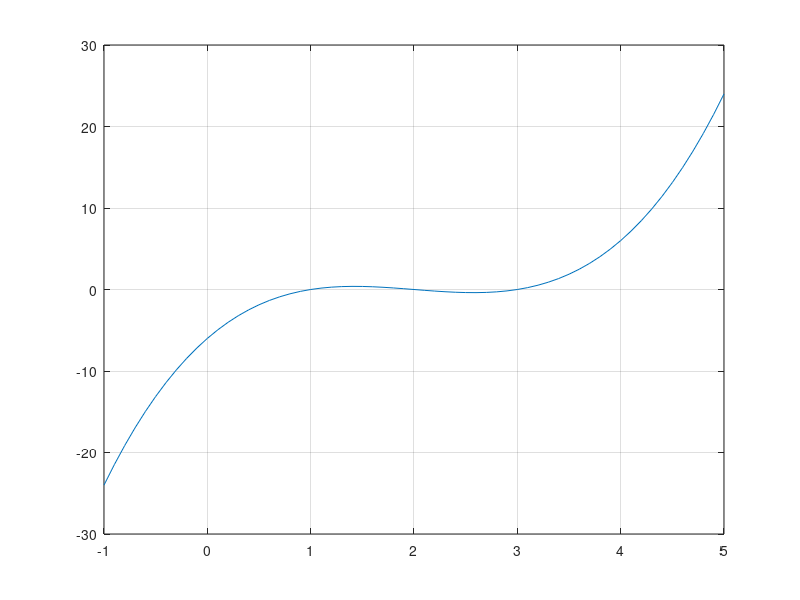

Write the MATLAB code that produced this figure. (Note: this script raises an error after producing the figure.)
%Juan Carlos Garfias Tovar
clc;clear all;close;

%funcion1
figure(1)
p = @(x) x.^3-6.*x.^2+11.*x-6;
x = -1:0.1:5;
plot(x,p(x));
grid on
hold on
a= [1 -6 11 -6];

r= Raicesp(a);
disp('1)Las raices son:')
disp(r)
%evaluar raices
a=p(r);
%graficar raices
plot(r,a,'or');

%-------------------------------------------------------------------------
%funcion2
figure(2)
p=@(x)x.^3-x.^2-4.*x+4;
x = -5:0.1:5;
plot(x,p(x));
grid on
hold on
a= [1 -1 -4 4];

r= Raicesp(a);
disp('2)Las raices son:')
disp(r)
%evaluar raices
a=p(r);
%graficar raices
plot(r,a,'or');

%-------------------------------------------------------------------------
%funcion3
figure(3)
p=@(x)-x.^4+10.*x.^2-9;
x = -4:0.1:4;
plot(x,p(x));
grid on
hold on
a= [-1 0 10 0 -9];

r= Raicesp(a);
disp('3)Las raices son:')
disp(r)
%evaluar raices
a=p(r);
%graficar raices
plot(r,a,'or');

%-------------------------------------------------------------------------
%funcion4
figure(4)
p=@(x)2.*x.^3+x.^2-13.*x+6;
x = -4:0.1:4;
plot(x,p(x));
grid on
hold on
a= [2 1 -13 6];

r= Raicesp(a);
disp('4)Las raices son:')
disp(r)
%evaluar raices
a=p(r);
%graficar raices
plot(r,a,'or');

